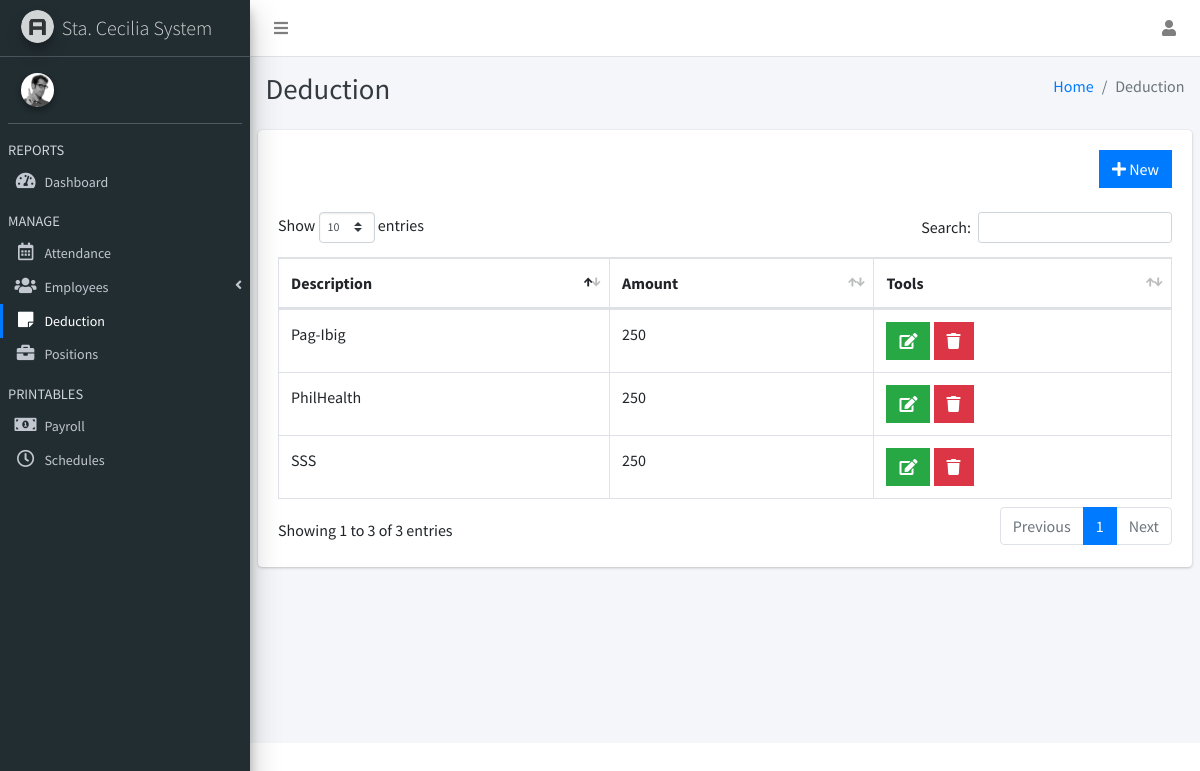
Screenshot of /admin/employee_deduction.php with the database file from the repository.
### tables this page shows
CREATE TABLE `salary_deduct` (
  `deduct_id` int(11) NOT NULL,
  `deduct_desc` varchar(100) NOT NULL,
  `deduct_amount` int(11) NOT NULL
);

### admin/employee_deduction.php (the view, shortened to what this page needs)
<?php
include("controller.php");
?>
<!DOCTYPE html>
<html>
<head>
  <link rel="stylesheet" href="plugins/fontawesome-free/css/all.min.css">
  <link rel="stylesheet" href="plugins/select2/css/select2.min.css">
  <link rel="stylesheet" href="plugins/select2-bootstrap4-theme/select2-bootstrap4.min.css">
  <link rel="stylesheet" href="plugins/bootstrap4-duallistbox/bootstrap-duallistbox.min.css">
  <link rel="stylesheet" href="plugins/tempusdominus-bootstrap-4/css/tempusdominus-bootstrap-4.min.css">
  <link rel="stylesheet" href="https://code.ionicframework.com/ionicons/2.0.1/css/ionicons.min.css">
  <link rel="stylesheet" href="plugins/datatables-bs4/css/dataTables.bootstrap4.css">
  <link rel="stylesheet" href="dist/css/adminlte.min.css">
</head>
<body class="hold-transition sidebar-mini layout-fixed">
<div class="wrapper">
  <nav class="main-header navbar navbar-expand navbar-white navbar-light">
    <ul class="navbar-nav">
      <li class="nav-item">
        <a class="nav-link" data-widget="pushmenu" href="#"><i class="fas fa-bars"></i></a>
      </li>
    </ul>
    <ul class="navbar-nav ml-auto">
      <li class="nav-item dropdown">
        <a class="nav-link" data-toggle="dropdown" href="#">
          <i class="fas fa-user"></i>
        </a>
      </li>
    </ul>
  </nav>
  <aside class="main-sidebar sidebar-dark-primary elevation-4" style="background: #222d32;">
    <a href="home.php" class="brand-link">
      <img src="dist/img/AdminLTELogo.png" alt="AdminLTE Logo" class="brand-image img-circle elevation-3"
           style="opacity: .8">
      <span class="brand-text font-weight-light">Sta. Cecilia System</span>
    </a>
    <div class="sidebar">
      <div class="user-panel mt-3 pb-3 mb-3 d-flex">
        <div class="image">
          <img src="dist/img/user2-160x160.jpg" class="img-circle elevation-2" alt="User Image">
        </div>
        <div class="info">
        </div>
      </div>
      <nav class="mt-2">
        <ul class="nav nav-pills nav-sidebar flex-column text-sm nav-flat nav-legacy nav-compact" data-widget="treeview" role="menu" data-accordion="false">
          <li class="nav-header">REPORTS</li>
          <li class="nav-item">
            <a href="home.php" class="nav-link">
              <i class="nav-icon fas fa-tachometer-alt"></i>
              <p>
                Dashboard
              </p>
            </a>
          </li>
          <li class="nav-header">MANAGE</li>
          <li class="nav-item">
            <a href="employee_attendance.php" class="nav-link">
              <i class="nav-icon far fa-calendar-alt"></i>
              <p>
                Attendance
              </p>
            </a>
          </li>
          <li class="nav-item has-treeview">
            <a href="#" class="nav-link">
              <i class="nav-icon fas fa-users"></i>
              <p>
                Employees
                <i class="fas fa-angle-left right"></i>
              </p>
            </a>
          </li>
          <li class="nav-item">
            <a href="employee_deduction.php" class="nav-link active">
              <i class="nav-icon fas fa-sticky-note"></i>
              <p>
                Deduction
              </p>
            </a>
          </li>
          <li class="nav-item">
            <a href="employee_positions.php" class="nav-link">
              <i class="nav-icon fas fa-briefcase"></i>
              <p>
                Positions
              </p>
            </a>
          </li>
          <li class="nav-header">PRINTABLES</li>
          <li class="nav-item">
            <a href="print_payroll.php" class="nav-link">
              <i class="nav-icon fas fa-money-bill-alt"></i>
              <p>Payroll</p>
            </a>
          </li>
          <li class="nav-item">
            <a href="print_sched.php" class="nav-link">
              <i class="nav-icon far fa-clock"></i>
              <p>Schedules</p>
            </a>
          </li>
        </ul>
      </nav>
    </div>
  </aside>
  <div class="content-wrapper">
    <div class="content-header">
      <div class="container-fluid">
        <div class="row mb-2">
          <div class="col-sm-6">
            <h1 class="m-0 text-dark">Deduction</h1>
          </div>
          <div class="col-sm-6">
            <ol class="breadcrumb float-sm-right">
              <li class="breadcrumb-item"><a href="#">Home</a></li>
              <li class="breadcrumb-item active">Deduction</li>
            </ol>
          </div>
        </div>
      </div>
    </div>
    <section class="content">
      <div class="row">
        <div class="col-12">
          <div class="card">
            <div class="card-body">
              <div align="right">
                <button class="btn btn-primary btn-flat" data-toggle="modal" data-target="#modal-default"><i class="fas fa-plus"></i> New</button>
              </div><br>
              <table id="example1" class="table table-bordered dataTable no-footer" role="grid" aria-describedby="example1_info">
                <thead>
                <tr>
                  <th>Description</th>
                  <th>Amount</th>
                  <th>Tools</th>
                </tr>
                </thead>
                <tbody>
                <?php
                $sql = "SELECT * FROM salary_deduct";
                $result = mysqli_query($db, $sql);
                while($row = mysqli_fetch_array($result))
                {
                ?>
                <tr>
                  <td><?php echo $row['deduct_desc']; ?></td>
                  <td><?php echo $row['deduct_amount']; ?></td>
                  <td>
                    <button class="btn btn-success btn-flat deduct_edit" id="<?php echo $row['deduct_id']; ?>"><i class="fas fa-edit"></i></button>
                    <button class="btn btn-danger btn-flat delete_deduct" id="<?php echo $row['deduct_id']; ?>"><i class="fas fa-trash"></i></button>
                  </td>
                </tr>
                <?php
                }
                ?>
                </tbody>
              </table>
            </div>
          </div>
        </div>
      </div>
    </section>
  </div>
</div>
</body>
</html>

### rows the page displays
salary_deduct: deduct_desc "SSS", deduct_amount "250"
salary_deduct: deduct_desc "PhilHealth", deduct_amount "250"
salary_deduct: deduct_desc "Pag-Ibig", deduct_amount "250"
